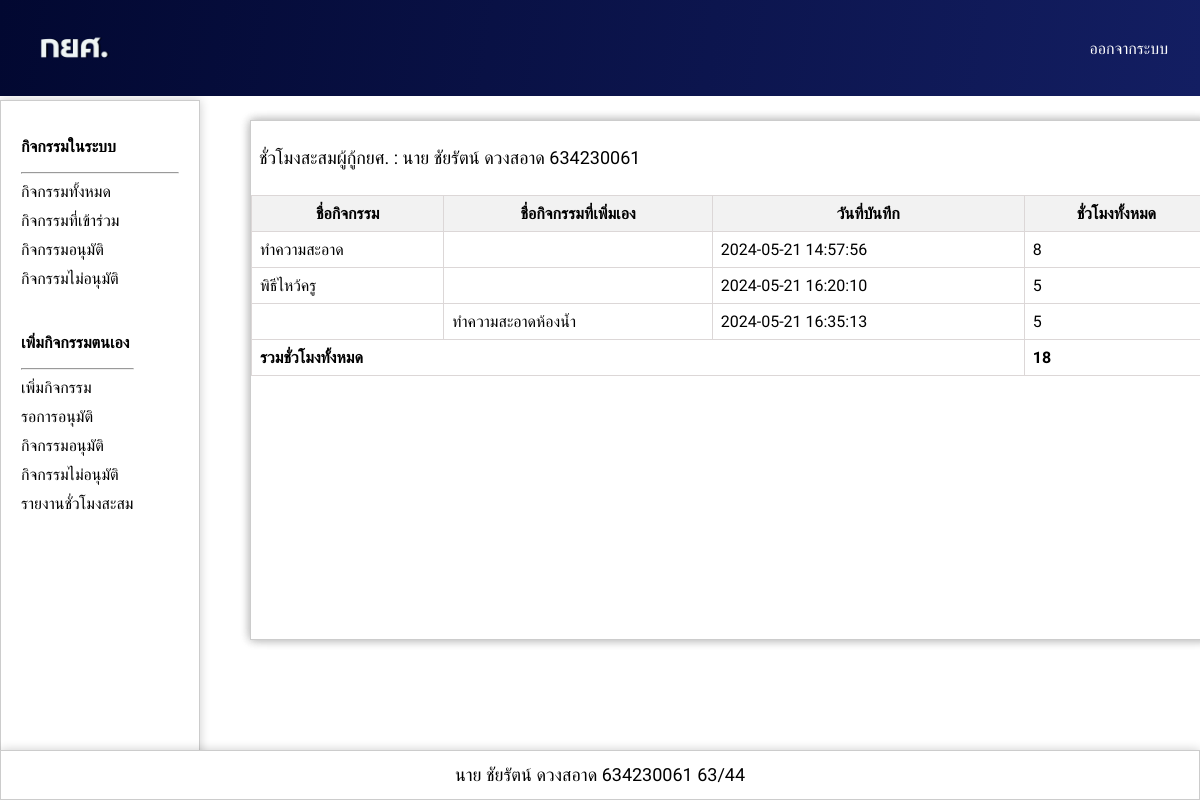
/page/UserAccumulatedhours.php (signed in), run on the app's committed database.
### tables this page shows
CREATE TABLE `studentuser` (
  `id` int(10) NOT NULL,
  `email` varchar(255) NOT NULL,
  `password` varchar(255) NOT NULL,
  `firstname` varchar(255) NOT NULL,
  `lastname` varchar(255) NOT NULL,
  `urole` varchar(255) NOT NULL,
  `studentID` int(10) NOT NULL,
  `studygroup` varchar(255) NOT NULL COMMENT 'หมู่เรียน',
  `mr_ms` varchar(255) NOT NULL
);

CREATE TABLE `successful` (
  `id` int(11) NOT NULL,
  `collect_hours` int(5) NOT NULL,
  `name_time` timestamp NOT NULL DEFAULT current_timestamp() ON UPDATE current_timestamp(),
  `studentID` int(10) NOT NULL,
  `img` varchar(255) NOT NULL,
  `name_message` varchar(255) NOT NULL,
  `user_status` varchar(255) NOT NULL,
  `lastname` varchar(255) NOT NULL,
  `firstname` varchar(255) NOT NULL,
  `activity2` varchar(255) NOT NULL,
  `img_confirm` varchar(255) NOT NULL,
  `name_activity` varchar(255) NOT NULL COMMENT 'กิจกรรมที่เข้าร่วม',
  `mr_ms` varchar(255) NOT NULL,
  `name_location` varchar(255) NOT NULL,
  `studygroup` varchar(255) NOT NULL
);

### component/User/Accumulatedhours.php (the view, shortened to what this page needs)
<link rel="stylesheet" href="https://cdnjs.cloudflare.com/ajax/libs/font-awesome/5.15.3/css/all.min.css" />
<div class="content">
    <div class="Add">
    <?php
require_once 'server.php';
if (isset($_SESSION['user_login'])) {
    $userId = $_SESSION['user_login'];
    $stmt = $conn->prepare("SELECT * FROM studentuser WHERE id = :userId");
    $stmt->bindParam(":userId", $userId);
    $stmt->execute();
    $user = $stmt->fetch(PDO::FETCH_ASSOC);
}
?>
<div class="content">
    <div class="Add">
    <p>ชั่วโมงสะสมผู้กู้กยศ. : <?php echo $user['mr_ms'] . ' ' . $user['firstname'] . ' ' . $user['lastname'] . ' ' . $user['studentID'] ?></p>
    </div>
    <div class="table-container">
        <table class="custom-table">
            <tr>
                <th>ชื่อกิจกรรม</th>
                <th>ชื่อกิจกรรมที่เพิ่มเอง</th>
                <th>วันที่บันทึก</th>
                <th>ชั่วโมงทั้งหมด</th>
            </tr>
            <?php
            $loggedInStudentID = $_SESSION['studentID'];
            $stmt = $conn->prepare("SELECT successful.*, studentuser.* FROM successful INNER JOIN studentuser ON successful.studentID = studentuser.studentID WHERE successful.studentID = :loggedInStudentID");
            $stmt->bindParam(':loggedInStudentID', $loggedInStudentID);
            $stmt->execute();
            $result = $stmt->fetchAll();
            $total_hours = 0;
            foreach ($result as $row) {
                echo "<tr>";
                echo "<td>" . $row['name_activity'] . "</td>";
                echo "<td>" . $row['activity2'] . "</td>";
                echo "<td>" . $row['name_time'] . "</td>";
                echo "<td>" . $row['collect_hours'] . "</td>";
                echo "</tr>";
                $total_hours += intval($row['collect_hours']);
            }
            ?>
            <tr>
                <td colspan="3"><strong>รวมชั่วโมงทั้งหมด</strong></td>
                <td><strong><?php echo $total_hours; ?></strong></td>
            </tr>
        </table>
    </div>
</div>

### component/Footer.php (shortened to what this page needs)
<footer class="footer">
    <div class="footer-text">
        <?php
        require_once 'server.php';
        if (isset($_SESSION['studentID'])) {
            $studentID = $_SESSION['studentID'];
            $stmt = $conn->prepare("SELECT * FROM studentuser WHERE studentID = :studentID");
            $stmt->bindParam(":studentID", $studentID);
            $stmt->execute();
            $user = $stmt->fetch(PDO::FETCH_ASSOC);
            echo $user['mr_ms'] . ' ' . $user['firstname'] . ' ' . $user['lastname'] . ' ' . $user['studentID'] . ' ' . $user['studygroup'];
        }
        ?>
    </div>
</footer>

### page/page.css (style rules this page uses)
* { text-decoration: none; font-family: 'Kanit', sans-serif; font-family: 'Mitr', sans-serif; font-family: 'Prompt', sans-serif; padding: 0; box-sizing: border-box; }
.footer { display: flex; gap: 1rem; height: 50px; width: 100%; background-color: #fff; position: fixed; bottom: 0; left: 0; justify-content: center; align-items: center; padding: 0.5rem; border: 1px solid #ccc; box-shadow: 0 0 10px rgba(0, 0, 0, 0.2); }
.footer-text { color: #000; }
.content { margin-left: 250px; margin-right: 20px; margin-top: 120px; height: 33rem; border: 1px solid #ccc; box-shadow: 0 0 10px rgba(0, 0, 0, 0.2); position: fixed; top: 0; left: 0; width: 80%; }
table { width: 100%; border-collapse: collapse; }
th { background-color: #f2f2f2; position: sticky; top: -1px; z-index: 1; border: 1px solid #dcd7d7; }
.table-container { height: 420px; overflow: auto; font-size: 15px; }
.custom-table { width: 100%; border-collapse: collapse; }
.custom-table th, .custom-table td { padding: 12px; }
.custom-table td { border: 1px solid #dcd7d7; }
.Add { display: flex; justify-content: space-between; align-items: center; padding: 8px; }
.Add { font-size: 18px; }
.table-container { height: 420px; overflow: auto; }
.custom-table th, .custom-table td { white-space: nowrap; overflow: hidden; text-overflow: ellipsis; }
.table-container { height: 420px; overflow: auto; overflow-x: auto; }
.custom-table th, .custom-table td { padding: 8px; overflow: hidden; text-overflow: ellipsis; max-width: 100%; }
.content { max-height: 520px; overflow-y: scroll; }

### data on the page
studentuser: mr_ms "นาย", firstname "ชัยรัตน์", lastname "ดวงสอาด", studentID "634230061", studygroup "63/44"
successful: name_activity "ทำความสะอาด", name_time "2024-05-21 14:57:56", collect_hours "8"
successful: name_activity "พิธีไหว้ครู", name_time "2024-05-21 16:20:10", collect_hours "5"
successful: activity2 "ทำความสะอาดห้องน้ำ", name_time "2024-05-21 16:35:13", collect_hours "5"

### other printed values
$total_hours "18"
